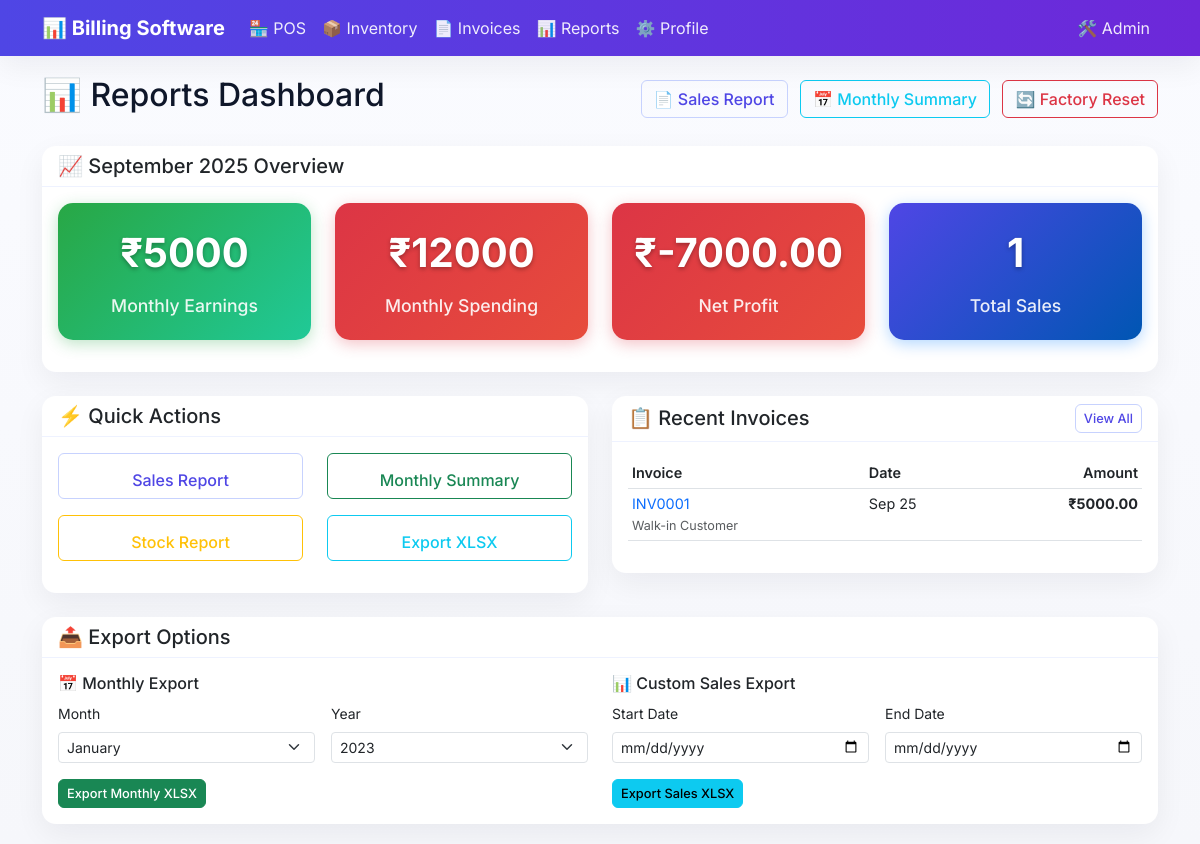
The page /reports/ on the database its author committed.
### sales/models.py (models this page shows, shortened)
class Invoice(models.Model):
    PAYMENT_STATUS_CHOICES = [
        ('pending', 'Pending'),
        ('paid', 'Paid'),
        ('partial', 'Partially Paid'),
        ('cancelled', 'Cancelled'),
    ]
    number = models.CharField(max_length=50, unique=True)
    date = models.DateField(auto_now_add=True)
    customer = models.ForeignKey(Customer, on_delete=models.SET_NULL, blank=True, null=True)
    customer_name = models.CharField(max_length=200, blank=True, null=True, help_text="Customer name for walk-in customers")
    total_incl = models.DecimalField(
        max_digits=12,
        decimal_places=2,
        default=0.00,
        validators=[MinValueValidator(Decimal('0.00'))],
        help_text="Total amount including tax"
    )
    total_base = models.DecimalField(
        max_digits=12,
        decimal_places=2,
        default=0.00,
        validators=[MinValueValidator(Decimal('0.00'))],
        help_text="Total base amount excluding tax"
    )
    total_tax = models.DecimalField(
        max_digits=12,
        decimal_places=2,
        default=0.00,
        validators=[MinValueValidator(Decimal('0.00'))],
        help_text="Total tax amount"
    )
    payment_status = models.CharField(max_length=20, choices=PAYMENT_STATUS_CHOICES, default='pending')
    amount_paid = models.DecimalField(max_digits=12, decimal_places=2, default=0.00)
    notes = models.TextField(blank=True, null=True)
    created_by = models.ForeignKey(User, on_delete=models.SET_NULL, blank=True, null=True)
    created_at = models.DateTimeField(auto_now_add=True)
    updated_at = models.DateTimeField(auto_now=True)
    class Meta:
        ordering = ['-created_at']
        verbose_name = "Invoice"
        verbose_name_plural = "Invoices"
    def get_customer_display_name(self):
        if self.customer:
            return self.customer.name
        return self.customer_name or "Walk-in Customer"

### reports/views.py (the view)
# urls.py: path('', views.reports_dashboard, name='reports_dashboard'),
def reports_dashboard(request):
    now = timezone.now()
    start_of_month = now.replace(day=1, hour=0, minute=0, second=0, microsecond=0)
    monthly_earnings = Invoice.objects.filter(
        date__gte=start_of_month.date()
    ).aggregate(total=Sum('total_incl'))['total'] or Decimal('0')
    monthly_spending = StockMovement.objects.filter(
        reason='purchase',
        timestamp__gte=start_of_month
    ).aggregate(
        total=Sum('qty_change') * Sum('unit_cost')
    )
    purchases = StockMovement.objects.filter(
        reason='purchase',
        timestamp__gte=start_of_month,
        unit_cost__isnull=False
    )
    total_spending = sum(
        (movement.qty_change * movement.unit_cost)
        for movement in purchases
    ) or Decimal('0')
    monthly_sales_count = Invoice.objects.filter(
        date__gte=start_of_month.date()
    ).count()
    recent_invoices = Invoice.objects.order_by('-created_at')[:10]
    monthly_profit = monthly_earnings - total_spending
    context = {
        'monthly_earnings': monthly_earnings,
        'monthly_spending': total_spending,
        'monthly_profit': monthly_profit,
        'monthly_sales_count': monthly_sales_count,
        'recent_invoices': recent_invoices,
        'current_month': now.strftime('%B %Y'),
        'page_title': 'Reports Dashboard'
    }
    return render(request, 'reports/dashboard.html', context)

### templates/reports/dashboard.html (shortened to what this page needs)
{% extends 'base.html' %}
{% block content %}
<div class="d-flex justify-content-between align-items-center mb-4">
    <h2>📊 Reports Dashboard</h2>
    <div>
        <a href="{% url 'reports:sales_report' %}" class="btn btn-outline-primary me-2">📄 Sales Report</a>
        <a href="{% url 'reports:monthly_summary' %}" class="btn btn-outline-info me-2">📅 Monthly Summary</a>
        <button type="button" class="btn btn-outline-danger" data-bs-toggle="modal" data-bs-target="#factoryResetModal">
            🔄 Factory Reset
        </button>
    </div>
</div>
<div class="card mb-4">
    <div class="card-header">
        <h5 class="mb-0">📈 {{ current_month }} Overview</h5>
    </div>
    <div class="card-body">
        <div class="row">
            <div class="col-md-3 mb-3">
                <div class="metric-card earnings">
                    <div class="metric-value">₹{{ monthly_earnings }}</div>
                    <div class="metric-label">Monthly Earnings</div>
                </div>
            </div>
            <div class="col-md-3 mb-3">
                <div class="metric-card spending">
                    <div class="metric-value">₹{{ monthly_spending }}</div>
                    <div class="metric-label">Monthly Spending</div>
                </div>
            </div>
            <div class="col-md-3 mb-3">
                <div class="metric-card {% if monthly_profit < 0 %}spending{% else %}profit{% endif %}">
                    <div class="metric-value">₹{{ monthly_profit|floatformat:2 }}</div>
                    <div class="metric-label">Net Profit</div>
                </div>
            </div>
            <div class="col-md-3 mb-3">
                <div class="metric-card">
                    <div class="metric-value">{{ monthly_sales_count }}</div>
                    <div class="metric-label">Total Sales</div>
                </div>
            </div>
        </div>
    </div>
</div>
<div class="row mb-4">
    <div class="col-md-6">
        <div class="card">
            <div class="card-header">
                <h5 class="mb-0">⚡ Quick Actions</h5>
            </div>
            <div class="card-body">
                <div class="row">
                    <div class="col-md-6 mb-3">
                        <a href="{% url 'reports:sales_report' %}" class="btn btn-outline-primary w-100 h-100 d-flex flex-column justify-content-center">
                            <span>Sales Report</span>
                        </a>
                    </div>
                    <div class="col-md-6 mb-3">
                        <a href="{% url 'reports:monthly_summary' %}" class="btn btn-outline-success w-100 h-100 d-flex flex-column justify-content-center">
                            <span>Monthly Summary</span>
                        </a>
                    </div>
                    <div class="col-md-6 mb-3">
                        <a href="{% url 'reports:stock_report' %}" class="btn btn-outline-warning w-100 h-100 d-flex flex-column justify-content-center">
                            <span>Stock Report</span>
                        </a>
                    </div>
                    <div class="col-md-6 mb-3">
                        <a href="{% url 'reports:export_monthly' 'xlsx' %}?year={{ "now"|date:"Y" }}&month={{ "now"|date:"n" }}" class="btn btn-outline-info w-100 h-100 d-flex flex-column justify-content-center">
                            <span>Export XLSX</span>
                        </a>
                    </div>
                </div>
            </div>
        </div>
    </div>
    <div class="col-md-6">
        <div class="card">
            <div class="card-header d-flex justify-content-between align-items-center">
                <h5 class="mb-0">📋 Recent Invoices</h5>
                <a href="{% url 'sales:invoice_list' %}" class="btn btn-sm btn-outline-primary">View All</a>
            </div>
            <div class="card-body">
                {% if recent_invoices %}
                    <div class="table-responsive">
                        <table class="table table-sm">
                            <thead>
                                <tr>
                                    <th>Invoice</th>
                                    <th>Date</th>
                                    <th class="text-end">Amount</th>
                                </tr>
                            </thead>
                            <tbody>
                                {% for invoice in recent_invoices %}
                                <tr>
                                    <td>
                                        <a href="{% url 'sales:invoice_detail' invoice.id %}" class="text-decoration-none">
                                            {{ invoice.number }}
                                        </a><br>
                                        <small class="text-muted">{{ invoice.get_customer_display_name }}</small>
                                    </td>
                                    <td>{{ invoice.date|date:"M d" }}</td>
                                    <td class="text-end">
                                        <strong>₹{{ invoice.total_incl }}</strong>
                                    </td>
                                </tr>
                                {% endfor %}
                            </tbody>
                        </table>
                    </div>
                {% else %}
                    <div class="text-center py-3">
                        <i class="fas fa-file-invoice fa-2x text-muted mb-2"></i>
                        <p class="text-muted mb-0">No recent invoices</p>
                    </div>
                {% endif %}
            </div>
        </div>
    </div>
</div>
<div class="card">
    <div class="card-header">
        <h5 class="mb-0">📤 Export Options</h5>
    </div>
    <div class="card-body">
        <div class="row">
            <div class="col-md-6">
                <h6>📅 Monthly Export</h6>
                <form method="get" action="{% url 'reports:export_monthly' 'xlsx' %}" class="row g-3">
                    <div class="col-md-6">
                        <label class="form-label small">Month</label>
                        <select name="month" class="form-select form-select-sm" required>
                            <option value="1" {% if "now"|date:"n" == "1" %}selected{% endif %}>January</option>
                        </select>
                    </div>
                    <div class="col-md-6">
                        <label class="form-label small">Year</label>
                        <select name="year" class="form-select form-select-sm" required>
                            <option value="2023" {% if "now"|date:"Y" == "2023" %}selected{% endif %}>2023</option>
                        </select>
                    </div>
                    <div class="col-12">
                        <button type="submit" class="btn btn-success btn-sm">
                             Export Monthly XLSX
                        </button>
                    </div>
                </form>
            </div>
            <div class="col-md-6">
                <h6>📊 Custom Sales Export</h6>
                <form method="get" action="{% url 'reports:export_sales' 'xlsx' %}" class="row g-3">
                    <div class="col-md-6">
                        <label class="form-label small">Start Date</label>
                        <input type="date" name="start_date" class="form-control form-control-sm" value="{{ "now"|date:"Y-m-01" }}">
                    </div>
                    <div class="col-md-6">
                        <label class="form-label small">End Date</label>
                        <input type="date" name="end_date" class="form-control form-control-sm" value="{{ "now"|date:"Y-m-d" }}">
                    </div>
                    <div class="col-12">
                        <button type="submit" class="btn btn-info btn-sm">
                             Export Sales XLSX
                        </button>
                    </div>
                </form>
            </div>
        </div>
    </div>
</div>
{% endblock %}

### templates/base.html (style rules this page uses)
:root { --primary-color: #4f46e5; --secondary-color: #64748b; --success-color: #16a34a; --warning-color: #f59e0b; --danger-color: #ef4444; --light-bg: #f6f7fb; --card-bg: #ffffff; --text-color: #0f172a; --muted-color: #64748b; --ring: rgba(79, 70, 229, .25); --shadow: 0 10px 30px rgba(15,23,42,0.06); --shadow-hover: 0 18px 40px rgba(15,23,42,0.10); }
body { font-family: 'Inter', 'Segoe UI', Tahoma, Geneva, Verdana, sans-serif; background: linear-gradient(180deg, #fafbff 0%, #f6f7fb 100%); color: var(--text-color); -webkit-font-smoothing: antialiased; -moz-osx-font-smoothing: grayscale; }
.card { border: none; background: var(--card-bg); box-shadow: var(--shadow); border-radius: 14px; transition: transform .15s ease, box-shadow .15s ease; }
.card-header { background: transparent; border-bottom: 1px solid #eef2ff; }
.btn { border-radius: 6px; font-weight: 500; transition: transform .08s ease, box-shadow .15s ease; }
.btn-outline-primary { color: var(--primary-color); border-color: #c7d2fe; }
.table { background: white; }

### templates/reports/dashboard.html (style rules this page uses)
.metric-card { background: linear-gradient(135deg, var(--primary-color), #0056b3); color: white; border-radius: 15px; padding: 20px; text-align: center; box-shadow: 0 4px 15px rgba(0, 123, 255, 0.3); transition: transform 0.2s; }
.metric-card.earnings { background: linear-gradient(135deg, #28a745, #20c997); box-shadow: 0 4px 15px rgba(40, 167, 69, 0.3); }
.metric-card.spending { background: linear-gradient(135deg, #dc3545, #e74c3c); box-shadow: 0 4px 15px rgba(220, 53, 69, 0.3); }
.metric-value { font-size: 2.5rem; font-weight: bold; margin-bottom: 10px; text-shadow: 0 2px 4px rgba(0,0,0,0.3); }
.metric-label { font-size: 1.1rem; opacity: 0.9; font-weight: 500; }
.table th { font-size: 0.9rem; font-weight: 600; }
.table td { font-size: 0.9rem; }
.btn-sm { font-size: 0.8rem; padding: 0.25rem 0.5rem; }

### rows shown on the page
Invoice: number "INV0001", get_customer_display_name "Walk-in Customer", date "Sep 25", total_incl "5000.00"

### other values the page prints
{{ monthly_earnings }} "5000"
{{ monthly_spending }} "12000"
{{ monthly_profit|floatformat:2 }} "-7000.00"
{{ monthly_sales_count }} "1"
